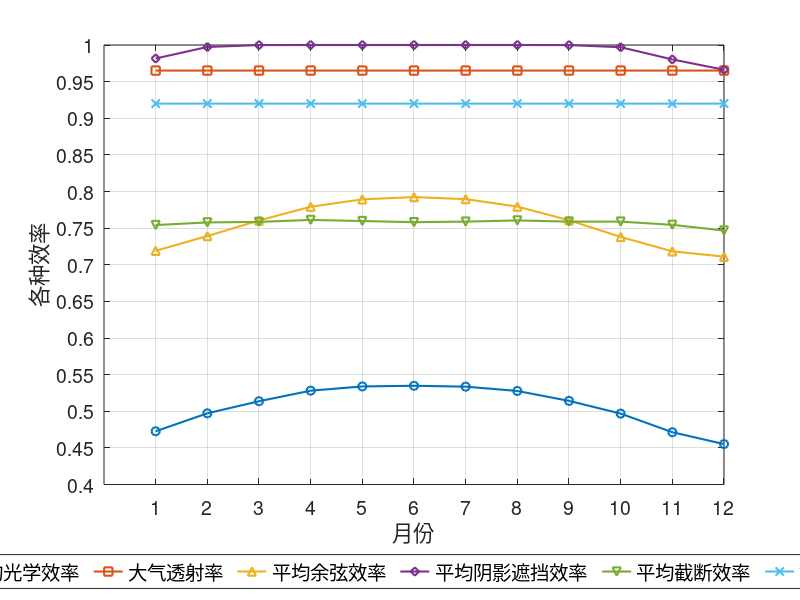

The MATLAB script that drew this image:
clc;clear;
x = 1:1:12;
array_n_at1 = [0.9651	0.9651	0.9651	0.9651	0.9651	0.9651	0.9651	0.9651	0.9651	0.9651	0.9651	0.9651];
array_n_light1 = [0.4727    0.4972    0.5137    0.5281    0.5339 ...
0.5348    0.5336    0.5277    0.5142    0.4968 0.4714    0.4552];
array_n_cos1   = [0.7191  0.7392  0.7604  0.7792  0.7893  0.7924 ...
                  0.7896  0.7794  0.7608  0.7380  0.7183  0.7111];
array_n_sb1    = [0.9816  0.9973  0.9999  1.0000  1.0000  1.0000 ...
                  1.0000  1.0000  0.9999  0.9970  0.9803  0.9662];
array_n_trunc1 = [0.7542    0.7578    0.7585    0.7612    0.7597    0.7581 ...
                0.7589    0.7605    0.7589    0.7589    0.7545    0.7467];
n_ref = 0.92;


figure;
h1 = plot(x, array_n_light1,'-o','LineWidth',1.5); hold on;
h2 = plot(x, array_n_at1,   '-s','LineWidth',1.5);
h3 = plot(x, array_n_cos1,  '-^','LineWidth',1.5);
h4 = plot(x, array_n_sb1,   '-d','LineWidth',1.5);
h5 = plot(x, array_n_trunc1,'-v','LineWidth',1.5);
h6 = plot(x, n_ref*ones(size(x)),'-x','LineWidth',1.5); % 镜面反射率是常数

ylim([0.4 1]);
xlabel('月份');
ylabel('各种效率');
% 统一放大字号
set(gca,'FontSize',14);        
set(gca,'XTick',1:1:12);         
set(gca,'YTick',0.40:0.05:1.00); 
lgd = legend([h1 h2 h3 h4 h5 h6], ...
       {'平均光学效率','大气透射率','平均余弦效率', ...
        '平均阴影遮挡效率','平均截断效率','镜面反射率'}, ...
       'Location','southoutside','Orientation','horizontal');
set(lgd,'FontSize',14);       
grid on;